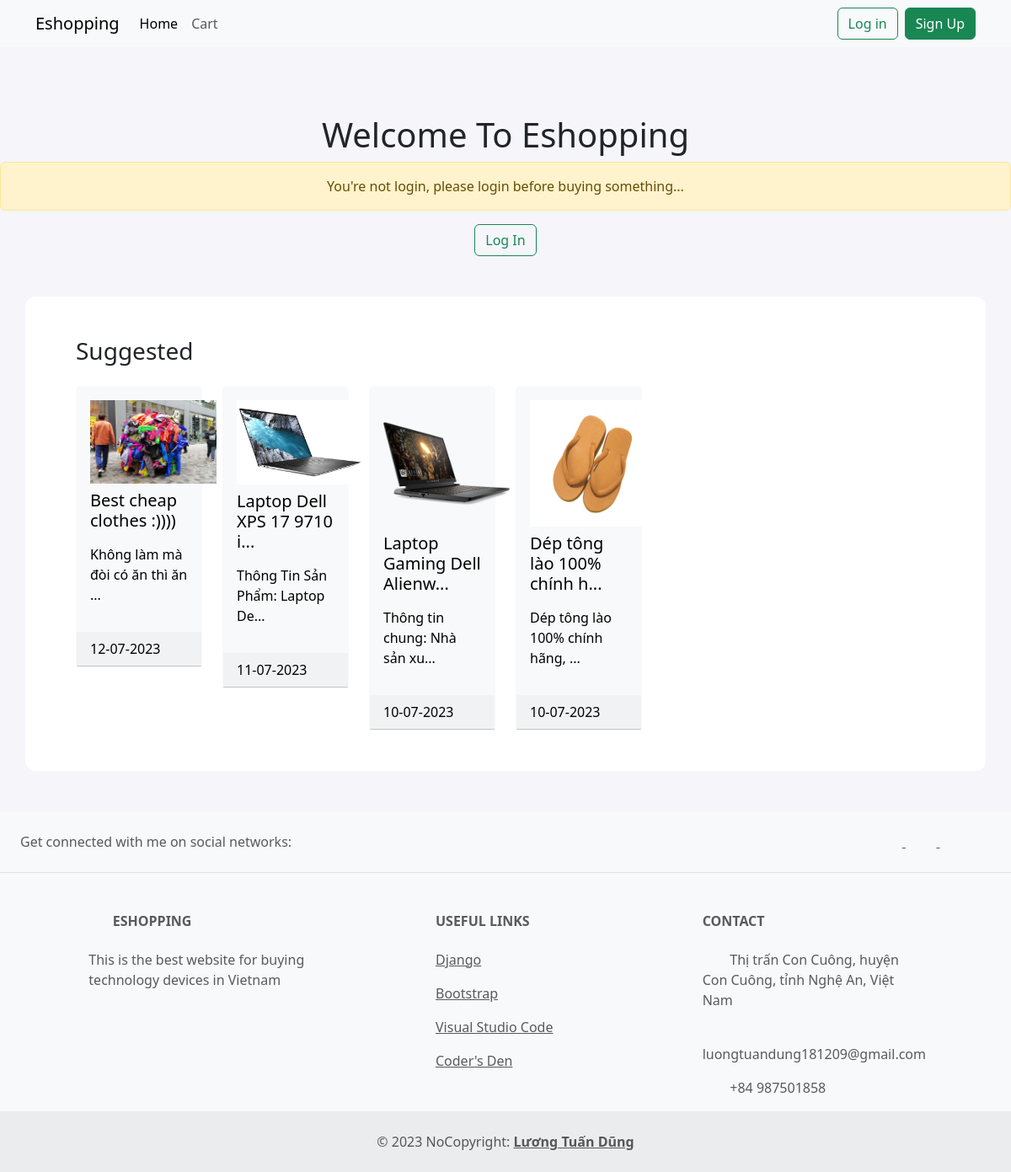
The page / on the database its author committed.
### mall/models.py (models this page shows)
class Product(models.Model):
    title = models.CharField(max_length=1000)
    description = models.TextField()
    image = models.ImageField(null=True)
    date = models.DateTimeField(auto_now_add=True)
    cost = models.IntegerField()

### mall/views.py (the view)
# urls.py: path('', include('mall.urls')),
def mall(request):
    Data = {'Products': Product.objects.all().order_by('-date')}
    return render(request, 'mall/mall.html', Data)

### templates/mall/mall.html (shortened to what this page needs)
{% extends '../base.html' %}
{% block content %}
<div class="header" style="margin-bottom: 3rem;">
    <div class="text-center">
        {% if user.is_authenticated %}
        <h1>Hi {{ user.username }}! Have a good day!</h1>
        {% else %}
        <h1>Welcome To Eshopping</h1>
        <div class="alert alert-warning" role="alert">
            You're not login, please login before buying something...
          </div>
        <a class="btn btn-outline-success" href="{% url 'login' %}">Log In</a>
        {% endif %}
    </div>
</div>
<div class="body">
    <div class="container">
        <div class="row pt-5 pb-5" style="background-color: #fff; border-radius: 12px; padding-left: 3rem; padding-right: 3rem;">
            <h3 class="text-dark pb-3">Suggested</h3>
            {% for product in Products %}
            <div class="col-md-2">
                <a href="{% url 'product' product.id %}" style="text-decoration: none; color: #000;">
                    <div class="card text-bg-light border-light">
                        <div class="card-body">
                            {% if product.image %}
                            <div class="text-center pb-2">
                                <img src="{{product.image.url}}" width="150" />
                            </div>
                            {% endif %}
                            <h5 class="card-title">
                                {% if product.title|length > 25 %}
                                    <p>{{ product.title|slice:"25" }}...</a></p>
                                {% else %}
                                    <p>{{ product.title }}</p>
                                {% endif %}
                            </h5>
                            <p class="card-text">
                              {% if product.description|length > 30 %}
                                  <p>{{ product.description|slice:"30" }}...</a></p>
                              {% else %}
                                  <p>{{ product.description }}</p>
                              {% endif %}
                          </p>
                        </div>
                        <div class="card-header">
                            {{product.date|date:"d-m-Y"}}
                        </div>
                      </div>
            </div>
            {% endfor %}
{% endblock %}

### rows shown on the page
Product: image (picture), title "Best cheap clothes :))))", description "Không làm mà đòi có ăn thì ăn", date "12-07-2023"
Product: image (picture), title "Laptop Dell XPS 17 9710 i", description "Thông Tin Sản Phẩm: Laptop De", date "11-07-2023"
Product: image (picture), title "Laptop Gaming Dell Alienw", description "Thông tin chung: Nhà sản xu", date "10-07-2023"
Product: image (picture), title "Dép tông lào 100% chính h", description "Dép tông lào 100% chính hãng,", date "10-07-2023"
